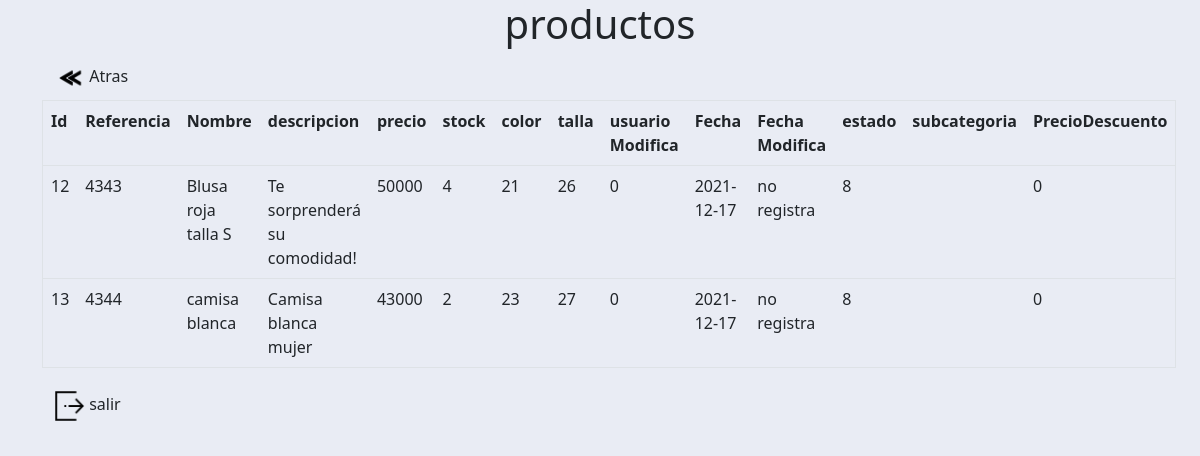
Page /modules/categories/filtrarProductos.php?id=1 on the committed database.
### tables this page shows
CREATE TABLE `productos` (
  `idProductos` int(11) NOT NULL,
  `referencia` varchar(45) DEFAULT NULL,
  `nombre` varchar(45) NOT NULL,
  `descripcion` longtext NOT NULL,
  `precio` int(11) NOT NULL,
  `stock` int(11) NOT NULL,
  `color` int(11) NOT NULL,
  `talla` int(11) NOT NULL,
  `usuarioModifica` int(11) DEFAULT NULL,
  `fechaCreacion` date NOT NULL DEFAULT current_timestamp(),
  `fechaModificacion` date DEFAULT NULL,
  `estado` int(11) NOT NULL,
  `subcategoria` int(11) NOT NULL,
  `precioDescuento` int(11) DEFAULT NULL
);

### modules/categories/cod/categoria_sub.php (called while the page is built, shortened)
<?php
class Categorias{
    public function __construct(){
        require 'conexion.php';
    }
    public function filtrarproductos($id){
        $connect = new conexion();
        $connect->conectar();
        $query = "select * from productos WHERE subcategoria =".$id;
        $resultado = $connect->ejecutar($query);
        return $resultado;
    }
    }
?>

### modules/categories/cod/dataconexion.php (called while the page is built)
<?php
	$host = "localhost";
	$user = "root";
	$pass = "";
	$db = "ecommerce";
?>

### modules/categories/cod/conexion.php (called while the page is built, shortened)
<?php
	class Conexion{
		private $cnx;
		public function conectar(){
			require 'dataconexion.php';
			$this->cnx = new Mysqli($host, $user, $pass, $db);
		}
		public function ejecutar($sentencia){
			$respuesta = $this->cnx->query($sentencia);
			return $respuesta;
		}
	}
?>

### modules/categories/filtrarProductos.php (the view, shortened to what this page needs)
<!DOCTYPE html>
<html>
<head>
	<link href="https://cdn.jsdelivr.net/npm/bootstrap@5.1.3/dist/css/bootstrap.min.css" rel="stylesheet">
	<link rel="stylesheet" href="../../css/contentBackground.css">
</head>
<body class="bg-secondary-custom">
	<?php
    require'cod/categoria_sub.php';
    $id = $_GET['id'];
    $Nombresub= $_GET['nom'];
    $cat = new Categorias();
    $result = $cat->filtrarproductos($id);
    echo "<div class=container>";
		echo "<h1 class=text-center>productos</h1>";
		echo "<form action='listadocategorias.php' method='GET'>
		<button class=btn>
			<img src='img/1486348529-back-backwards-repeat-arrows-arrow_80455 (1).ico' width=30px/>
			<a>Atras</a>
		</button>";
		echo "<br>";
		echo "<table border=1 class=table>";
		echo "<tr>
				<th>Id</th>
				<th>Referencia</th>
				<th>Nombre</th>
				<th>descripcion</th>
				<th>precio</th>
				<th>stock</th>
				<th>color</th>
				<th>talla</th>
                <th>usuario Modifica</th>
                <th>Fecha</th>
                <th>Fecha Modifica</th>
                <th>estado</th>
                <th>subcategoria</th>
                <th>PrecioDescuento</th>
			</tr>";
		while ($datos = mysqli_fetch_assoc($result)){
			if ($datos['fechaModificacion']== ""){
				$datos['fechaModificacion']= 'no registra';
			}
            $datos['subcategoria']= $Nombresub;
			echo "<tr>";
				foreach ($datos as $key => $value) {
					echo "<td>".$value."</td>";
				}
		}
		echo "</table>";
		echo "<form action='inicio.php' method='GET'>
		<button class=btn>
			<img src='img/4213459-common-door-exit-logout-out-signout_115411.ico' width=30px/>
			<a>salir</a>
		</button>";
		echo "</div>";
	?>
</body>
</html>

### css/contentBackground.css (style rules this page uses)
.bg-secondary-custom { background-color: #e9ecf4; }

### rows in the picture
productos: idProductos "12", referencia "4343", nombre "Blusa roja talla S", descripcion "Te sorprenderá su comodidad!", precio "50000", stock "4", color "21", talla "26", usuarioModifica "0", fechaCreacion "2021-12-17", value "no registra", estado "8", precioDescuento "0"
productos: idProductos "13", referencia "4344", nombre "camisa blanca", descripcion "Camisa blanca mujer", precio "43000", stock "2", color "23", talla "27", usuarioModifica "0", fechaCreacion "2021-12-17", value "no registra", estado "8", precioDescuento "0"
